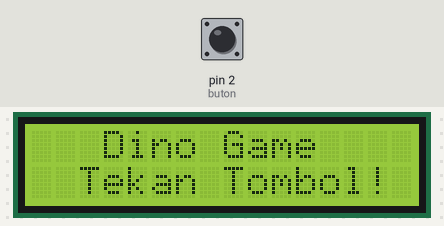
Bench run of a sketch on a simulated Arduino Uno, built with avr-gcc and run on an emulated ATmega328P. Shown: 16×2 character LCD. Inputs (shaded band) come from the test bench; at power-on: pin 2 (buton) HIGH.

Above: at 0.8 s.
0.9 s: pin 2 (buton) pulled LOW for 0.15 s
At 1.04 s:
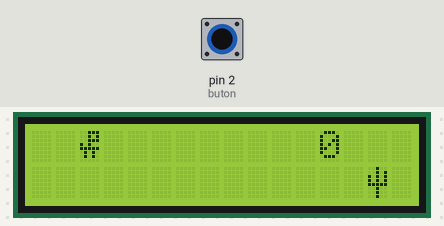
3.1 s: pin 2 (buton) pulled LOW for 3.2 s
At 3.31 s:
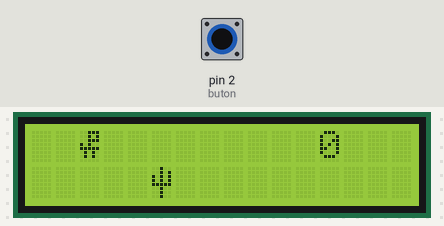
9.2 s: pin 2 (buton) pulled LOW for 3.2 s
At 12.62 s:
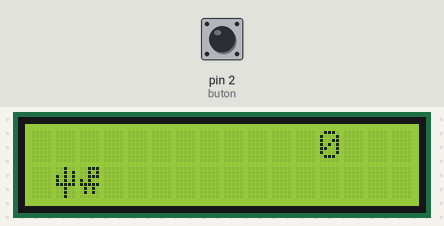
14.2 s: pin 2 (buton) pulled LOW for 1 s
At 14.39 s:
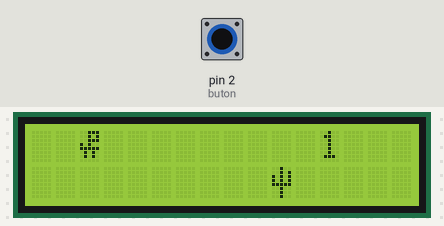
Timing chart, 0 to 17.2 s (numbered marks = the images above; inputs shaded):
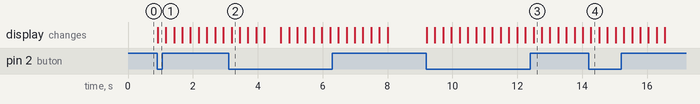

Measured:
- after the input at 0.9 s, the display: changes at once (image 1)
- after the input at 9.2 s, the display: first changes at once (image 3 shows a later state)

The sketch:

sketch_dino_game_oct7c.ino
```cpp
#include <LiquidCrystal.h>

// Inisialisasi pin LCD sesuai dengan rangkaian Anda
const int rs = 5, en = 6, d4 = 8, d5 = 9, d6 = 10, d7 = 11;
LiquidCrystal lcd(rs, en, d4, d5, d6, d7);

const int buton = 2; // Pin tombol

// Karakter kustom untuk Dinosaurus dan Kaktus (Rintangan)
byte dinoKarakter[8] = {
  B00111, B00101, B00111, B10100, B11111, B01010, B01010, B00000
};
byte kaktusKarakter[8] = {
  B00100, B00101, B10101, B10101, B11111, B00100, B00100, B00100
};

// Variabel Posisi Game
int posisiDinoY = 1;        // 1 = bawah (jalan kaki), 0 = atas (melompat)
int posisiKaktusX = 15;     // Rintangan mulai dari kolom paling kanan
int skor = 0;
bool gameOver = false;

// Variabel untuk mengatur delay lompatan
bool sedangMelompat = false;
unsigned long waktuMulaiLompat = 0;
const unsigned long durasiLompat = 100; // Durasi lompat cepat (100 ms)

void setup() {
  lcd.begin(16, 2);
  pinMode(buton, INPUT_PULLUP); // Menggunakan internal pull-up agar lebih stabil

  // Membuat karakter kustom di memory LCD
  lcd.createChar(0, dinoKarakter);
  lcd.createChar(1, kaktusKarakter);

  // Tampilan Awal / Start Screen
  lcd.setCursor(3, 0);
  lcd.print("Dino Game");
  lcd.setCursor(2, 1);
  lcd.print("Tekan Tombol!");


  while(digitalRead(buton) == HIGH) {
    delay(10);
  }
  lcd.clear();
}

void loop() {
  if (!gameOver) {

    if (digitalRead(buton) == LOW && !sedangMelompat) {
      sedangMelompat = true;
      waktuMulaiLompat = millis();
      posisiDinoY = 0;
    }

    // Cek apakah durasi melompat sudah habis
    if (sedangMelompat) {
      if (millis() - waktuMulaiLompat >= durasiLompat) {
        sedangMelompat = false;
        posisiDinoY = 1;
      }
    }


    posisiKaktusX--;
    if (posisiKaktusX < 0) {
      posisiKaktusX = 15;
      skor++;
    }

    if (posisiKaktusX == 2 && posisiDinoY == 1) {
      gameOver = true;
    }

    lcd.clear();

    lcd.setCursor(2, posisiDinoY);
    lcd.write(byte(0));

    lcd.setCursor(posisiKaktusX, 1);
    lcd.write(byte(1));

    lcd.setCursor(12, 0);
    lcd.print(skor);

    delay(250);
  } else {

    lcd.clear();
    lcd.setCursor(3, 0);
    lcd.print("GAME OVER!");
    lcd.setCursor(0, 1);
    lcd.print("Skor:");
    lcd.print(skor);
    lcd.print(" Rst:Tkn");

    delay(500);


    while(digitalRead(buton) == HIGH) {
      delay(10);
    }


    skor = 0;
    posisiKaktusX = 15;
    sedangMelompat = false;
    posisiDinoY = 1;
    gameOver = false;
    lcd.clear();
  }
}
```
